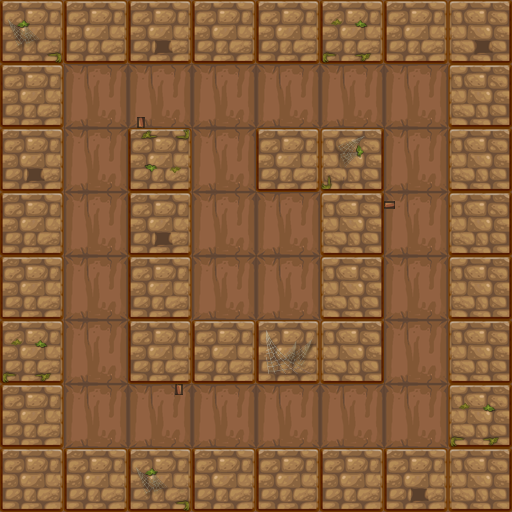

A level layout from a 2D game, rendered from its tile map. Below: a short description, then the map file with tile-grid data replaced by summaries:
An orthogonal 8x8 tile map with 64x64 px tiles, 2 tile layers (bg1, fg1) and 21 objects (8x wall, 5x torches, 2x banziL, 2x enemy, key, ...).

<map version="1.0" orientation="orthogonal" renderorder="right-down" width="8" height="8" tilewidth="64" tileheight="64">
 <properties>
  <property name="maxStep" value="11" />
 </properties>
 <tileset firstgid="1" name="lv1map" tilewidth="64" tileheight="64">
  <image source="lv1map.png" width="256" height="256" />
 </tileset>
 <layer name="bg1" width="8" height="8">
  <data>[64 cells, 64 non-empty, 3 distinct tile ids]</data>
 </layer>
 <layer name="fg1" width="8" height="8">
  <data>[64 cells, 16 non-empty, 5 distinct tile ids]</data>
 </layer>
 <objectgroup name="obj1">
  <object name="wall" x="0" y="0" width="512" height="64" />
  <object name="wall" x="128" y="128" width="64" height="256" />
  <object name="wall" x="0" y="0" width="64" height="512" />
  <object name="wall" x="0" y="448" width="512" height="64" />
  <object name="wall" x="320" y="128" width="64" height="256" />
  <object name="wall" x="128" y="320" width="256" height="64" />
  <object name="wall" x="448" y="0" width="64" height="448" />
  <object name="key" x="192" y="384" width="64" height="64">
   <properties>
    <property name="active" value="false" />
    <property name="isArmature" value="true" />
   </properties>
  </object>
  <object name="door" x="64" y="64" width="64" height="64">
   <properties>
    <property name="isArmature" value="true" />
   </properties>
  </object>
  <object name="player" x="64" y="384" width="64" height="64" />
  <object name="torches" x="0" y="256" width="64" height="64" />
  <object name="torches" x="128" y="128" width="64" height="64" />
  <object name="wall" x="256" y="128" width="128" height="64" />
  <object name="banziL" x="179" y="384" width="13" height="64" />
  <object name="banzi" x="384" y="192" width="64" height="13" />
  <object name="banziL" x="128" y="64" width="13" height="64">
   <properties>
    <property name="isOver" value="false" />
   </properties>
  </object>
  <object name="enemy" x="256" y="256" width="64" height="64" />
  <object name="enemy" x="384" y="128" width="64" height="64" />
  <object name="torches" x="320" y="128" width="64" height="64" />
  <object name="torches" x="320" y="320" width="64" height="64" />
  <object name="torches" x="128" y="320" width="64" height="64" />
 </objectgroup>
</map>
